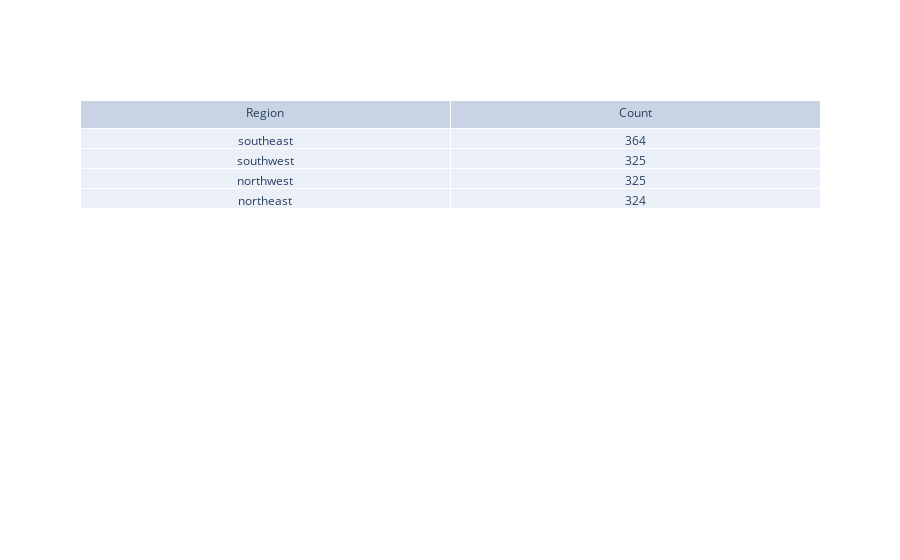

The cell this chart's notebook holds for it:
### Code cell
value_counts = df.region.value_counts()

# Creating a Plotly table
fig = go.Figure(data=[go.Table(
    header=dict(values=['Region', 'Count']),
    cells=dict(values=[value_counts.index, value_counts.values])
)])

fig.show()

### Figure 1 — Plotly figure (JSON) as saved in the notebook; plotly's stock layout.template omitted (floating-point values rounded to 4 significant figures)
{"data": [{"cells": {"values": [["southeast", "southwest", "northwest", "northeast"], [364, 325, 325, 324]]}, "header": {"values": ["Region", "Count"]}, "type": "table"}], "layout": {}}
